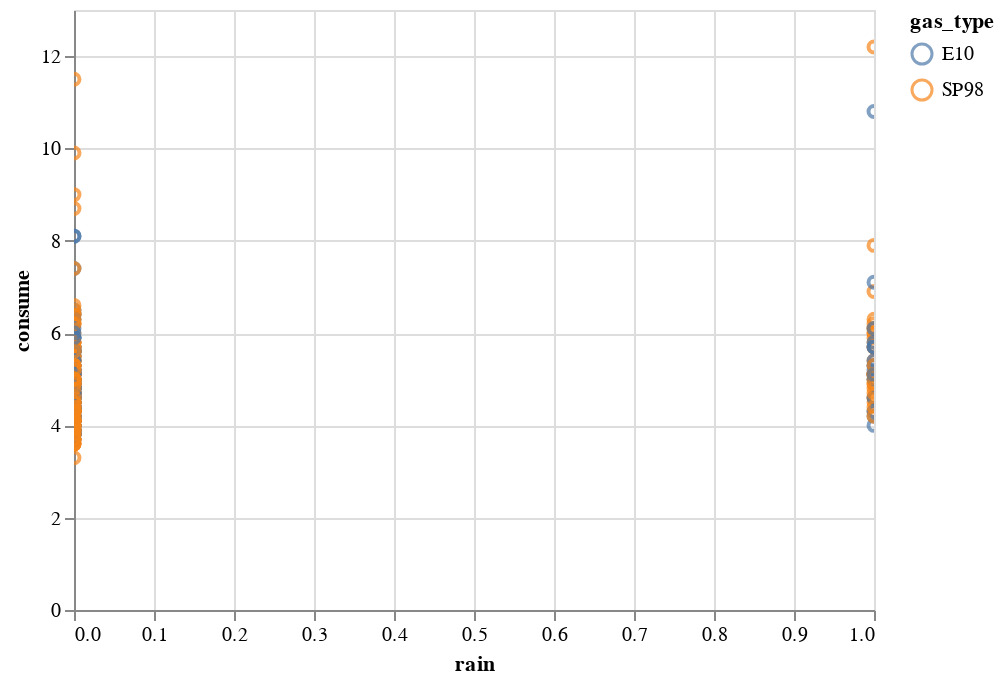

This figure's notebook cell:
### Markdown cell above
### Consume when is raining

### Code cell
alt.Chart(clean_data).mark_point().encode(x='rain', y='consume', color='gas_type').interactive()

### Figure 1 — Vega-Lite specification as saved in the notebook (floating-point values rounded to 4 significant figures; data arrays with more than 128 entries replaced by an {"elided": "..."} marker saying what was removed)
{"config": {"view": {"continuousWidth": 400, "continuousHeight": 300}}, "data": {"name": "data-45a64c4533a0455ea96c1caea5302820"}, "mark": "point", "encoding": {"color": {"field": "gas_type", "type": "nominal"}, "x": {"field": "rain", "type": "quantitative"}, "y": {"field": "consume", "type": "quantitative"}}, "selection": {"selector005": {"type": "interval", "bind": "scales", "encodings": ["x", "y"]}}, "$schema": "https://vega.github.io/schema/vega-lite/v4.17.0.json", "datasets": {"data-45a64c4533a0455ea96c1caea5302820": {"elided": "388 records"}}}
